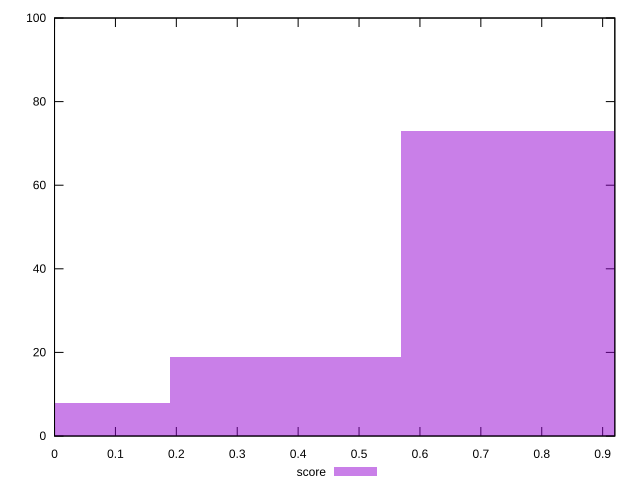

Source code (gnuplot):
reset

$score <<EOF
0.3790395968396193 19
0.7580791936792386 73
0 8
EOF

set key outside below
set boxwidth 0.3790395968396193
set xrange [0:0.92]
set yrange [0:100]
set trange [0:100]
set style fill transparent solid 0.5 noborder
set terminal svg size 640, 490 enhanced background rgb 'white'
set output "reprap/estimated-input-latency/samples/pages+cached/score/histogram.svg"

plot $score title "score" with boxes

reset
